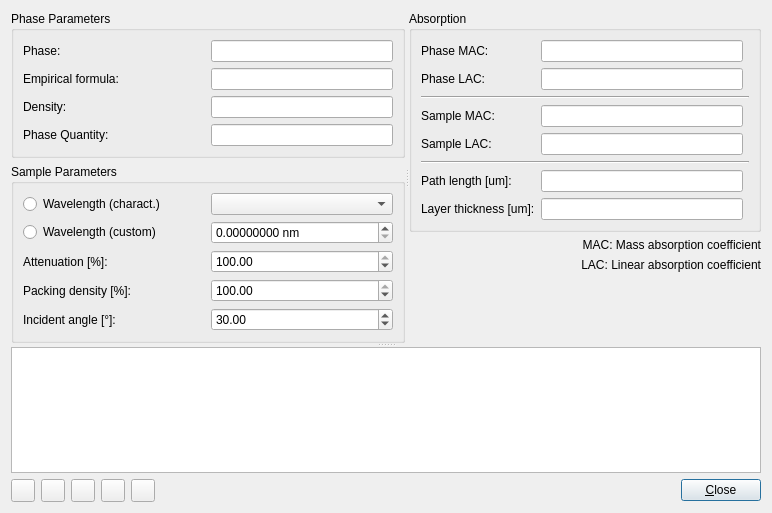
<?xml version="1.0" encoding="UTF-8"?>
<ui version="4.0">
 <class>AbsorptionCoefficientDialog</class>
 <widget class="QDialog" name="AbsorptionCoefficientDialog">
  <property name="geometry">
   <rect>
    <x>0</x>
    <y>0</y>
    <width>772</width>
    <height>513</height>
   </rect>
  </property>
  <property name="windowTitle">
   <string>Absorption Coefficient</string>
  </property>
  <layout class="QVBoxLayout" name="verticalLayout_3">
   <item>
    <widget class="QSplitter" name="splitterH">
     <property name="orientation">
      <enum>Qt::Vertical</enum>
     </property>
     <widget class="QSplitter" name="splitterV">
      <property name="orientation">
       <enum>Qt::Horizontal</enum>
      </property>
      <widget class="QWidget" name="layoutWidget">
       <layout class="QVBoxLayout" name="verticalLayout_2">
        <item>
         <widget class="QGroupBox" name="groupBox">
          <property name="title">
           <string>Phase Parameters</string>
          </property>
          <layout class="QGridLayout" name="gridLayout_4">
           <item row="1" column="0" colspan="2">
            <widget class="QLabel" name="labelFormula">
             <property name="text">
              <string>Empirical formula:</string>
             </property>
            </widget>
           </item>
           <item row="3" column="0" colspan="2">
            <widget class="QLabel" name="labelQuantity">
             <property name="text">
              <string>Phase Quantity:</string>
             </property>
            </widget>
           </item>
           <item row="1" column="2" colspan="2">
            <widget class="QLineEdit" name="lineEditSumFormula">
             <property name="toolTip">
              <string>&lt;html&gt;&lt;head/&gt;&lt;body&gt;&lt;p&gt;Empirical formula of the phase. No parentheses allowed. Examples:&lt;/p&gt;&lt;p&gt;Al2 O3&lt;br/&gt;Si O2&lt;br/&gt;Ca3 P2 O8&lt;/p&gt;&lt;/body&gt;&lt;/html&gt;</string>
             </property>
            </widget>
           </item>
           <item row="0" column="2" colspan="2">
            <widget class="QLineEdit" name="lineEditPhase">
             <property name="toolTip">
              <string>&lt;html&gt;&lt;head/&gt;&lt;body&gt;&lt;p&gt;Phase name&lt;/p&gt;&lt;/body&gt;&lt;/html&gt;</string>
             </property>
            </widget>
           </item>
           <item row="2" column="2" colspan="2">
            <widget class="QLineEdit" name="lineEditDensity">
             <property name="toolTip">
              <string>&lt;html&gt;&lt;head/&gt;&lt;body&gt;&lt;p&gt;Phase density in g/cm&lt;span style=&quot; vertical-align:super;&quot;&gt;3&lt;/span&gt;&lt;/p&gt;&lt;/body&gt;&lt;/html&gt;</string>
             </property>
            </widget>
           </item>
           <item row="3" column="2" colspan="2">
            <widget class="QLineEdit" name="lineEditQuantity">
             <property name="toolTip">
              <string>&lt;html&gt;&lt;head/&gt;&lt;body&gt;&lt;p&gt;Phase quantity in weight fraction (0-1)&lt;/p&gt;&lt;/body&gt;&lt;/html&gt;</string>
             </property>
            </widget>
           </item>
           <item row="2" column="0" colspan="2">
            <widget class="QLabel" name="labelDensity">
             <property name="text">
              <string>Density:</string>
             </property>
            </widget>
           </item>
           <item row="0" column="0" colspan="2">
            <widget class="QLabel" name="labelPhase">
             <property name="text">
              <string>Phase:</string>
             </property>
            </widget>
           </item>
           <item row="4" column="0" colspan="4">
            <spacer name="verticalSpacer_3">
             <property name="orientation">
              <enum>Qt::Vertical</enum>
             </property>
             <property name="sizeHint" stdset="0">
              <size>
               <width>20</width>
               <height>40</height>
              </size>
             </property>
            </spacer>
           </item>
          </layout>
         </widget>
        </item>
        <item>
         <widget class="QGroupBox" name="groupBox_4">
          <property name="title">
           <string>Sample Parameters</string>
          </property>
          <layout class="QGridLayout" name="gridLayout_3">
           <item row="4" column="0">
            <widget class="QLabel" name="labelDepthPacking">
             <property name="text">
              <string>Packing density [%]:</string>
             </property>
            </widget>
           </item>
           <item row="6" column="0" colspan="2">
            <spacer name="verticalSpacer">
             <property name="orientation">
              <enum>Qt::Vertical</enum>
             </property>
             <property name="sizeHint" stdset="0">
              <size>
               <width>20</width>
               <height>40</height>
              </size>
             </property>
            </spacer>
           </item>
           <item row="5" column="0">
            <widget class="QLabel" name="labelDepthIncidentAngle">
             <property name="text">
              <string>Incident angle [°]:</string>
             </property>
            </widget>
           </item>
           <item row="3" column="0">
            <widget class="QLabel" name="labelDepthAbsorption">
             <property name="text">
              <string>Attenuation [%]:</string>
             </property>
            </widget>
           </item>
           <item row="4" column="1">
            <widget class="QDoubleSpinBox" name="doubleSpinBoxDepthPacking">
             <property name="toolTip">
              <string>&lt;html&gt;&lt;head/&gt;&lt;body&gt;&lt;p&gt;Sample packing density.&lt;/p&gt;&lt;p&gt;Set to 100% for intrinsic material absorption.&lt;/p&gt;&lt;/body&gt;&lt;/html&gt;</string>
             </property>
             <property name="maximum">
              <double>100.000000000000000</double>
             </property>
             <property name="value">
              <double>100.000000000000000</double>
             </property>
            </widget>
           </item>
           <item row="3" column="1">
            <widget class="QDoubleSpinBox" name="doubleSpinBoxDepthAttenuation">
             <property name="toolTip">
              <string>&lt;html&gt;&lt;head/&gt;&lt;body&gt;&lt;p&gt;Attenuation coefficient (0-100%).&lt;/p&gt;&lt;p&gt;Absorption is an exponential decay function. In theory the radiation is never completely absorbed. The penetration depth is therefore defined as the distance after which the intensity is attenuated by a certain percentage. Typical values are: &lt;/p&gt;&lt;p&gt;99%&lt;br/&gt;95%&lt;br/&gt;90%&lt;br/&gt;36.79% &lt;/p&gt;&lt;p&gt;The last factor corresponds to 1/e, which is a common definition of penetration depth.&lt;/p&gt;&lt;/body&gt;&lt;/html&gt;</string>
             </property>
             <property name="maximum">
              <double>100.000000000000000</double>
             </property>
             <property name="value">
              <double>100.000000000000000</double>
             </property>
            </widget>
           </item>
           <item row="5" column="1">
            <widget class="QDoubleSpinBox" name="doubleSpinBoxDepthIncident">
             <property name="toolTip">
              <string>&lt;html&gt;&lt;head/&gt;&lt;body&gt;&lt;p&gt;Incident angle of the beam relative to the sample surface.&lt;/p&gt;&lt;/body&gt;&lt;/html&gt;</string>
             </property>
             <property name="maximum">
              <double>90.000000000000000</double>
             </property>
             <property name="value">
              <double>30.000000000000000</double>
             </property>
            </widget>
           </item>
           <item row="1" column="1">
            <widget class="WaveLengthComboBox" name="comboBoxWaveLength">
             <property name="toolTip">
              <string>&lt;html&gt;&lt;head/&gt;&lt;body&gt;&lt;p&gt;Characteristic wavelength&lt;/p&gt;&lt;/body&gt;&lt;/html&gt;</string>
             </property>
            </widget>
           </item>
           <item row="2" column="1">
            <widget class="QDoubleSpinBox" name="doubleSpinBoxCustomWl">
             <property name="suffix">
              <string> nm</string>
             </property>
             <property name="decimals">
              <number>8</number>
             </property>
            </widget>
           </item>
           <item row="1" column="0">
            <widget class="QRadioButton" name="radioButtonWLcharact">
             <property name="text">
              <string>Wavelength (charact.)</string>
             </property>
            </widget>
           </item>
           <item row="2" column="0">
            <widget class="QRadioButton" name="radioButtonWLcustom">
             <property name="text">
              <string>Wavelength (custom)</string>
             </property>
            </widget>
           </item>
          </layout>
         </widget>
        </item>
       </layout>
      </widget>
      <widget class="QWidget" name="layoutWidget">
       <layout class="QVBoxLayout" name="verticalLayout">
        <item>
         <widget class="QGroupBox" name="groupBox_2">
          <property name="title">
           <string>Absorption</string>
          </property>
          <layout class="QGridLayout" name="gridLayout_2">
           <item row="0" column="0">
            <widget class="QLabel" name="labelPhaseMac">
             <property name="toolTip">
              <string>Phase mass absorption coefficient (MAC)</string>
             </property>
             <property name="text">
              <string>Phase MAC:</string>
             </property>
            </widget>
           </item>
           <item row="1" column="0">
            <widget class="QLabel" name="labelPhaseLac">
             <property name="toolTip">
              <string>Phase linear absorption coefficient (LAC)</string>
             </property>
             <property name="text">
              <string>Phase LAC:</string>
             </property>
            </widget>
           </item>
           <item row="10" column="0">
            <widget class="QLabel" name="labelDepthLayer">
             <property name="text">
              <string>Layer thickness [um]:</string>
             </property>
            </widget>
           </item>
           <item row="9" column="0">
            <widget class="QLabel" name="labelDepthPath">
             <property name="text">
              <string>Path length [um]:</string>
             </property>
            </widget>
           </item>
           <item row="3" column="0">
            <widget class="QLabel" name="labelSampleMac">
             <property name="toolTip">
              <string>Sample mass absorption coefficient (MAC)</string>
             </property>
             <property name="text">
              <string>Sample MAC:</string>
             </property>
            </widget>
           </item>
           <item row="4" column="0">
            <widget class="QLabel" name="labelSampleLac">
             <property name="toolTip">
              <string>Sample linear absorption coefficient (LAC)</string>
             </property>
             <property name="text">
              <string>Sample LAC:</string>
             </property>
            </widget>
           </item>
           <item row="2" column="0" colspan="3">
            <widget class="Line" name="line">
             <property name="orientation">
              <enum>Qt::Horizontal</enum>
             </property>
            </widget>
           </item>
           <item row="5" column="0" colspan="3">
            <widget class="Line" name="line_2">
             <property name="orientation">
              <enum>Qt::Horizontal</enum>
             </property>
            </widget>
           </item>
           <item row="10" column="1">
            <widget class="QLineEdit" name="lineEditDepthLayer">
             <property name="toolTip">
              <string>&lt;html&gt;&lt;head/&gt;&lt;body&gt;&lt;p&gt;Penetration depth normal to the sample surface.&lt;/p&gt;&lt;p&gt;Depends on the beam's incident angle.&lt;/p&gt;&lt;/body&gt;&lt;/html&gt;</string>
             </property>
             <property name="readOnly">
              <bool>true</bool>
             </property>
            </widget>
           </item>
           <item row="9" column="1">
            <widget class="QLineEdit" name="lineEditDepthPath">
             <property name="toolTip">
              <string>&lt;html&gt;&lt;head/&gt;&lt;body&gt;&lt;p&gt;Penetration depth along the beam direction.&lt;/p&gt;&lt;p&gt;Independent of the beam's incident angle.&lt;/p&gt;&lt;/body&gt;&lt;/html&gt;</string>
             </property>
             <property name="readOnly">
              <bool>true</bool>
             </property>
            </widget>
           </item>
           <item row="4" column="1">
            <widget class="QLineEdit" name="lineEditSampleLAC">
             <property name="toolTip">
              <string>&lt;html&gt;&lt;head/&gt;&lt;body&gt;&lt;p&gt;Sample linear absorption coefficient (LAC)&lt;/p&gt;&lt;/body&gt;&lt;/html&gt;</string>
             </property>
             <property name="readOnly">
              <bool>true</bool>
             </property>
            </widget>
           </item>
           <item row="3" column="1">
            <widget class="QLineEdit" name="lineEditSampleMAC">
             <property name="toolTip">
              <string>&lt;html&gt;&lt;head/&gt;&lt;body&gt;&lt;p&gt;Sample mass absorption coefficient (MAC)&lt;/p&gt;&lt;/body&gt;&lt;/html&gt;</string>
             </property>
             <property name="readOnly">
              <bool>true</bool>
             </property>
            </widget>
           </item>
           <item row="1" column="1">
            <widget class="QLineEdit" name="lineEditLAC">
             <property name="toolTip">
              <string>&lt;html&gt;&lt;head/&gt;&lt;body&gt;&lt;p&gt;Phase linear absorption coefficient (LAC)&lt;/p&gt;&lt;/body&gt;&lt;/html&gt;</string>
             </property>
             <property name="readOnly">
              <bool>true</bool>
             </property>
            </widget>
           </item>
           <item row="0" column="1">
            <widget class="QLineEdit" name="lineEditMAC">
             <property name="toolTip">
              <string>&lt;html&gt;&lt;head/&gt;&lt;body&gt;&lt;p&gt;Phase mass absorption coefficient (MAC)&lt;/p&gt;&lt;/body&gt;&lt;/html&gt;</string>
             </property>
             <property name="readOnly">
              <bool>true</bool>
             </property>
            </widget>
           </item>
          </layout>
         </widget>
        </item>
        <item>
         <widget class="QLabel" name="label">
          <property name="text">
           <string>MAC: Mass absorption coefficient</string>
          </property>
          <property name="alignment">
           <set>Qt::AlignRight|Qt::AlignTrailing|Qt::AlignVCenter</set>
          </property>
         </widget>
        </item>
        <item>
         <widget class="QLabel" name="label_2">
          <property name="text">
           <string>LAC: Linear absorption coefficient</string>
          </property>
          <property name="alignment">
           <set>Qt::AlignRight|Qt::AlignTrailing|Qt::AlignVCenter</set>
          </property>
         </widget>
        </item>
        <item>
         <spacer name="verticalSpacer_4">
          <property name="orientation">
           <enum>Qt::Vertical</enum>
          </property>
          <property name="sizeHint" stdset="0">
           <size>
            <width>20</width>
            <height>40</height>
           </size>
          </property>
         </spacer>
        </item>
       </layout>
      </widget>
     </widget>
     <widget class="QTreeView" name="treeViewCollection"/>
    </widget>
   </item>
   <item>
    <layout class="QHBoxLayout" name="horizontalLayout">
     <item>
      <widget class="QToolButton" name="toolButtonToCollection">
       <property name="toolTip">
        <string>Add a new phase</string>
       </property>
       <property name="icon">
        <iconset theme="profex-add"/>
       </property>
      </widget>
     </item>
     <item>
      <widget class="QToolButton" name="toolButtonClearCurrent">
       <property name="toolTip">
        <string>Remove the selected phase</string>
       </property>
       <property name="icon">
        <iconset theme="profex-remove"/>
       </property>
      </widget>
     </item>
     <item>
      <widget class="QToolButton" name="toolButtonClearAll">
       <property name="toolTip">
        <string>Clear all phases</string>
       </property>
       <property name="icon">
        <iconset theme="profex-delete"/>
       </property>
      </widget>
     </item>
     <item>
      <widget class="QToolButton" name="toolButtonSaveAs">
       <property name="toolTip">
        <string>Save list to a CSV file</string>
       </property>
       <property name="icon">
        <iconset theme="profex-save-as"/>
       </property>
      </widget>
     </item>
     <item>
      <widget class="QToolButton" name="toolButtonLoad">
       <property name="toolTip">
        <string>Load an LST file</string>
       </property>
       <property name="icon">
        <iconset theme="profex-folder-text"/>
       </property>
      </widget>
     </item>
     <item>
      <spacer name="horizontalSpacer">
       <property name="orientation">
        <enum>Qt::Horizontal</enum>
       </property>
       <property name="sizeHint" stdset="0">
        <size>
         <width>40</width>
         <height>20</height>
        </size>
       </property>
      </spacer>
     </item>
     <item>
      <widget class="QPushButton" name="pushButtonClose">
       <property name="text">
        <string>&amp;Close</string>
       </property>
      </widget>
     </item>
    </layout>
   </item>
  </layout>
 </widget>
 <customwidgets>
  <customwidget>
   <class>WaveLengthComboBox</class>
   <extends>QComboBox</extends>
   <header>wavelengthcombobox.h</header>
  </customwidget>
 </customwidgets>
 <tabstops>
  <tabstop>lineEditPhase</tabstop>
  <tabstop>lineEditSumFormula</tabstop>
  <tabstop>lineEditDensity</tabstop>
  <tabstop>lineEditQuantity</tabstop>
  <tabstop>comboBoxWaveLength</tabstop>
  <tabstop>doubleSpinBoxDepthAttenuation</tabstop>
  <tabstop>doubleSpinBoxDepthPacking</tabstop>
  <tabstop>doubleSpinBoxDepthIncident</tabstop>
  <tabstop>treeViewCollection</tabstop>
  <tabstop>lineEditMAC</tabstop>
  <tabstop>lineEditLAC</tabstop>
  <tabstop>lineEditSampleMAC</tabstop>
  <tabstop>lineEditSampleLAC</tabstop>
  <tabstop>lineEditDepthPath</tabstop>
  <tabstop>lineEditDepthLayer</tabstop>
  <tabstop>toolButtonToCollection</tabstop>
  <tabstop>toolButtonClearCurrent</tabstop>
  <tabstop>toolButtonClearAll</tabstop>
  <tabstop>toolButtonSaveAs</tabstop>
  <tabstop>toolButtonLoad</tabstop>
  <tabstop>pushButtonClose</tabstop>
 </tabstops>
 <resources/>
 <connections>
  <connection>
   <sender>pushButtonClose</sender>
   <signal>clicked()</signal>
   <receiver>AbsorptionCoefficientDialog</receiver>
   <slot>close()</slot>
   <hints>
    <hint type="sourcelabel">
     <x>761</x>
     <y>502</y>
    </hint>
    <hint type="destinationlabel">
     <x>237</x>
     <y>201</y>
    </hint>
   </hints>
  </connection>
  <connection>
   <sender>toolButtonToCollection</sender>
   <signal>clicked()</signal>
   <receiver>AbsorptionCoefficientDialog</receiver>
   <slot>appendItem()</slot>
   <hints>
    <hint type="sourcelabel">
     <x>33</x>
     <y>502</y>
    </hint>
    <hint type="destinationlabel">
     <x>128</x>
     <y>205</y>
    </hint>
   </hints>
  </connection>
  <connection>
   <sender>toolButtonClearCurrent</sender>
   <signal>clicked()</signal>
   <receiver>AbsorptionCoefficientDialog</receiver>
   <slot>clearCurrent()</slot>
   <hints>
    <hint type="sourcelabel">
     <x>63</x>
     <y>502</y>
    </hint>
    <hint type="destinationlabel">
     <x>74</x>
     <y>424</y>
    </hint>
   </hints>
  </connection>
  <connection>
   <sender>toolButtonClearAll</sender>
   <signal>clicked()</signal>
   <receiver>AbsorptionCoefficientDialog</receiver>
   <slot>clearAll()</slot>
   <hints>
    <hint type="sourcelabel">
     <x>93</x>
     <y>502</y>
    </hint>
    <hint type="destinationlabel">
     <x>127</x>
     <y>436</y>
    </hint>
   </hints>
  </connection>
  <connection>
   <sender>toolButtonSaveAs</sender>
   <signal>clicked()</signal>
   <receiver>AbsorptionCoefficientDialog</receiver>
   <slot>saveAs()</slot>
   <hints>
    <hint type="sourcelabel">
     <x>123</x>
     <y>502</y>
    </hint>
    <hint type="destinationlabel">
     <x>174</x>
     <y>456</y>
    </hint>
   </hints>
  </connection>
  <connection>
   <sender>toolButtonLoad</sender>
   <signal>clicked()</signal>
   <receiver>AbsorptionCoefficientDialog</receiver>
   <slot>loadFile()</slot>
   <hints>
    <hint type="sourcelabel">
     <x>153</x>
     <y>502</y>
    </hint>
    <hint type="destinationlabel">
     <x>238</x>
     <y>476</y>
    </hint>
   </hints>
  </connection>
  <connection>
   <sender>radioButtonWLcharact</sender>
   <signal>toggled(bool)</signal>
   <receiver>comboBoxWaveLength</receiver>
   <slot>setEnabled(bool)</slot>
   <hints>
    <hint type="sourcelabel">
     <x>77</x>
     <y>212</y>
    </hint>
    <hint type="destinationlabel">
     <x>248</x>
     <y>214</y>
    </hint>
   </hints>
  </connection>
  <connection>
   <sender>radioButtonWLcharact</sender>
   <signal>toggled(bool)</signal>
   <receiver>doubleSpinBoxCustomWl</receiver>
   <slot>setDisabled(bool)</slot>
   <hints>
    <hint type="sourcelabel">
     <x>62</x>
     <y>207</y>
    </hint>
    <hint type="destinationlabel">
     <x>211</x>
     <y>240</y>
    </hint>
   </hints>
  </connection>
 </connections>
 <slots>
  <slot>recalc()</slot>
  <slot>clearCurrent()</slot>
  <slot>clearAll()</slot>
  <slot>saveAs()</slot>
  <slot>selectionChanged(QTreeWidgetItem*,QTreeWidgetItem*)</slot>
  <slot>appendItem()</slot>
  <slot>changeWavelength()</slot>
  <slot>loadFile()</slot>
 </slots>
</ui>
